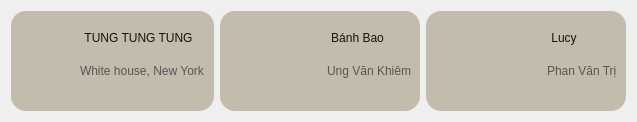
           <widget class="QWidget" name="widget_15" native="true">
            <property name="minimumSize">
             <size>
              <width>0</width>
              <height>100</height>
             </size>
            </property>
            <property name="maximumSize">
             <size>
              <width>16777215</width>
              <height>300</height>
             </size>
            </property>
            <layout class="QHBoxLayout" name="horizontalLayout_7">
             <item>
              <widget class="QWidget" name="widget_16" native="true">
               <property name="minimumSize">
                <size>
                 <width>200</width>
                 <height>100</height>
                </size>
               </property>
               <property name="maximumSize">
                <size>
                 <width>300</width>
                 <height>150</height>
                </size>
               </property>
               <property name="cursor">
                <cursorShape>PointingHandCursor</cursorShape>
               </property>
               <property name="styleSheet">
                <string notr="true">QWidget{
    background-color: #C3BBAB;
    border-radius: 15px;
}
QWidget:hover{
	background-color: #86aacc;
    border-radius: 15px;
}</string>
               </property>
               <layout class="QHBoxLayout" name="horizontalLayout_8">
                <item>
                 <widget class="QPushButton" name="btn_dog">
                  <property name="maximumSize">
                   <size>
                    <width>150</width>
                    <height>150</height>
                   </size>
                  </property>
                  <property name="baseSize">
                   <size>
                    <width>80</width>
                    <height>0</height>
                   </size>
                  </property>
                  <property name="cursor">
                   <cursorShape>PointingHandCursor</cursorShape>
                  </property>
                  <property name="styleSheet">
                   <string notr="true">border-radius: 15px;
 background-color: rgba(255, 0, 0, 0);</string>
                  </property>
                  <property name="text">
                   <string/>
                  </property>
                  <property name="icon">
                   <iconset>
                    <normaloff>../img/coffee.png</normaloff>../img/coffee.png</iconset>
                  </property>
                  <property name="iconSize">
                   <size>
                    <width>80</width>
                    <height>80</height>
                   </size>
                  </property>
                 </widget>
                </item>
                <item>
                 <widget class="QWidget" name="widget_19" native="true">
                  <property name="styleSheet">
                   <string notr="true"> background-color: rgba(255, 0, 0, 0);</string>
                  </property>
                  <layout class="QVBoxLayout" name="verticalLayout_7">
                   <property name="leftMargin">
                    <number>0</number>
                   </property>
                   <property name="topMargin">
                    <number>0</number>
                   </property>
                   <property name="rightMargin">
                    <number>0</number>
                   </property>
                   <property name="bottomMargin">
                    <number>0</number>
                   </property>
                   <item>
                    <widget class="QWidget" name="widget_23" native="true"/>
                   </item>
                   <item>
                    <widget class="QWidget" name="widget_21" native="true">
                     <property name="maximumSize">
                      <size>
                       <width>16777215</width>
                       <height>30</height>
                      </size>
                     </property>
                     <property name="cursor">
                      <cursorShape>PointingHandCursor</cursorShape>
                     </property>
                     <layout class="QHBoxLayout" name="horizontalLayout_10">
                      <property name="leftMargin">
                       <number>0</number>
                      </property>
                      <property name="topMargin">
                       <number>0</number>
                      </property>
                      <property name="rightMargin">
                       <number>0</number>
                      </property>
                      <property name="bottomMargin">
                       <number>0</number>
                      </property>
                      <item>
                       <widget class="QLabel" name="label_13">
                        <property name="maximumSize">
                         <size>
                          <width>20</width>
                          <height>20</height>
                         </size>
                        </property>
                        <property name="text">
                         <string/>
                        </property>
                        <property name="pixmap">
                         <pixmap>../img/icons8-male-64.png</pixmap>
                        </property>
                        <property name="scaledContents">
                         <bool>true</bool>
                        </property>
                       </widget>
                      </item>
                      <item alignment="Qt::AlignLeft">
                       <widget class="QPushButton" name="btn_dogName">
                        <property name="styleSheet">
                         <string notr="true">font: 14pt &quot;Bahnschrift&quot;;
color: #1b1209;</string>
                        </property>
                        <property name="text">
                         <string>TUNG TUNG TUNG</string>
                        </property>
                       </widget>
                      </item>
                     </layout>
                    </widget>
                   </item>
                   <item>
                    <widget class="QWidget" name="widget_20" native="true">
                     <property name="minimumSize">
                      <size>
                       <width>0</width>
                       <height>40</height>
                      </size>
                     </property>
                     <property name="maximumSize">
                      <size>
                       <width>16777215</width>
                       <height>40</height>
                      </size>
                     </property>
                     <layout class="QHBoxLayout" name="horizontalLayout_9">
                      <property name="leftMargin">
                       <number>0</number>
                      </property>
                      <property name="topMargin">
                       <number>0</number>
                      </property>
                      <property name="rightMargin">
                       <number>0</number>
                      </property>
                      <property name="bottomMargin">
                       <number>0</number>
                      </property>
                      <item>
                       <widget class="QLabel" name="label_14">
                        <property name="minimumSize">
                         <size>
                          <width>16</width>
                          <height>0</height>
                         </size>
                        </property>
                        <property name="maximumSize">
                         <size>
                          <width>16</width>
                          <height>16</height>
                         </size>
                        </property>
                        <property name="text">
                         <string/>
                        </property>
                        <property name="pixmap">
                         <pixmap>../img/location-50.png</pixmap>
                        </property>
                        <property name="scaledContents">
                         <bool>true</bool>
                        </property>
                       </widget>
                      </item>
                      <item>
                       <widget class="QLabel" name="label_15">
                        <property name="styleSheet">
                         <string notr="true">font: 9pt &quot;Bahnschrift&quot;;
color: #575556;</string>
                        </property>
                        <property name="text">
                         <string>White house, New York</string>
                        </property>
                       </widget>
                      </item>
                     </layout>
                    </widget>
                   </item>
                   <item>
                    <widget class="QWidget" name="widget_22" native="true"/>
                   </item>
                  </layout>
                 </widget>
                </item>
               </layout>
              </widget>
             </item>
             <item>
              <widget class="QWidget" name="widget_17" native="true">
               <property name="minimumSize">
                <size>
                 <width>200</width>
                 <height>100</height>
                </size>
               </property>
               <property name="maximumSize">
                <size>
                 <width>300</width>
                 <height>150</height>
                </size>
               </property>
               <property name="cursor">
                <cursorShape>PointingHandCursor</cursorShape>
               </property>
               <property name="styleSheet">
                <string notr="true">QWidget{
    background-color: #C3BBAB;
    border-radius: 15px;
}
QWidget:hover{
	background-color: #86aacc;
    border-radius: 15px;
}</string>
               </property>
               <layout class="QHBoxLayout" name="horizontalLayout_11">
                <item>
                 <widget class="QPushButton" name="btn_pet">
                  <property name="maximumSize">
                   <size>
                    <width>150</width>
                    <height>150</height>
                   </size>
                  </property>
                  <property name="baseSize">
                   <size>
                    <width>80</width>
                    <height>0</height>
                   </size>
                  </property>
                  <property name="cursor">
                   <cursorShape>PointingHandCursor</cursorShape>
                  </property>
                  <property name="styleSheet">
                   <string notr="true">border-radius: 15px;
 background-color: rgba(255, 0, 0, 0);</string>
                  </property>
                  <property name="text">
                   <string/>
                  </property>
                  <property name="icon">
                   <iconset>
                    <normaloff>../img/Avatar-cute-meo-fotor-2023072815852.png</normaloff>../img/Avatar-cute-meo-fotor-2023072815852.png</iconset>
                  </property>
                  <property name="iconSize">
                   <size>
                    <width>80</width>
                    <height>80</height>
                   </size>
                  </property>
                 </widget>
                </item>
                <item>
                 <widget class="QWidget" name="widget_24" native="true">
                  <property name="styleSheet">
                   <string notr="true"> background-color: rgba(255, 0, 0, 0);</string>
                  </property>
                  <layout class="QVBoxLayout" name="verticalLayout_8">
                   <property name="leftMargin">
                    <number>0</number>
                   </property>
                   <property name="topMargin">
                    <number>0</number>
                   </property>
                   <property name="rightMargin">
                    <number>0</number>
                   </property>
                   <property name="bottomMargin">
                    <number>0</number>
                   </property>
                   <item>
                    <widget class="QWidget" name="widget_25" native="true"/>
                   </item>
                   <item>
                    <widget class="QWidget" name="widget_27" native="true">
                     <property name="maximumSize">
                      <size>
                       <width>16777215</width>
                       <height>30</height>
                      </size>
                     </property>
                     <layout class="QHBoxLayout" name="horizontalLayout_12">
                      <property name="leftMargin">
                       <number>0</number>
                      </property>
                      <property name="topMargin">
                       <number>0</number>
                      </property>
                      <property name="rightMargin">
                       <number>0</number>
                      </property>
                      <property name="bottomMargin">
                       <number>0</number>
                      </property>
                      <item>
                       <widget class="QLabel" name="label_17">
                        <property name="maximumSize">
                         <size>
                          <width>20</width>
                          <height>20</height>
                         </size>
                        </property>
                        <property name="text">
                         <string/>
                        </property>
                        <property name="pixmap">
                         <pixmap>../img/icons8-female-64.png</pixmap>
                        </property>
                        <property name="scaledContents">
                         <bool>true</bool>
                        </property>
                       </widget>
                      </item>
                      <item alignment="Qt::AlignLeft">
                       <widget class="QPushButton" name="btn_petName">
                        <property name="cursor">
                         <cursorShape>PointingHandCursor</cursorShape>
                        </property>
                        <property name="styleSheet">
                         <string notr="true">font: 14pt &quot;Bahnschrift&quot;;
color: #1b1209;</string>
                        </property>
                        <property name="text">
                         <string>Bánh Bao</string>
                        </property>
                       </widget>
                      </item>
                     </layout>
                    </widget>
                   </item>
                   <item>
                    <widget class="QWidget" name="widget_28" native="true">
                     <property name="minimumSize">
                      <size>
                       <width>0</width>
                       <height>40</height>
                      </size>
                     </property>
                     <property name="maximumSize">
                      <size>
                       <width>16777215</width>
                       <height>40</height>
                      </size>
                     </property>
                     <layout class="QHBoxLayout" name="horizontalLayout_13">
                      <property name="leftMargin">
                       <number>0</number>
                      </property>
                      <property name="topMargin">
                       <number>0</number>
                      </property>
                      <property name="rightMargin">
                       <number>0</number>
                      </property>
                      <property name="bottomMargin">
                       <number>0</number>
                      </property>
                      <item>
                       <widget class="QLabel" name="label_19">
                        <property name="minimumSize">
                         <size>
                          <width>16</width>
                          <height>0</height>
                         </size>
                        </property>
                        <property name="maximumSize">
                         <size>
                          <width>16</width>
                          <height>16</height>
                         </size>
                        </property>
                        <property name="text">
                         <string/>
                        </property>
                        <property name="pixmap">
                         <pixmap>../img/location-50.png</pixmap>
                        </property>
                        <property name="scaledContents">
                         <bool>true</bool>
                        </property>
                       </widget>
                      </item>
                      <item>
                       <widget class="QLabel" name="label_20">
                        <property name="styleSheet">
                         <string notr="true">font: 9pt &quot;Bahnschrift&quot;;
color: #575556;</string>
                        </property>
                        <property name="text">
                         <string>Ung Văn Khiêm</string>
                        </property>
                       </widget>
                      </item>
                     </layout>
                    </widget>
                   </item>
                   <item>
                    <widget class="QWidget" name="widget_26" native="true"/>
                   </item>
                  </layout>
                 </widget>
                </item>
               </layout>
              </widget>
             </item>
             <item>
              <widget class="QWidget" name="widget_18" native="true">
               <property name="minimumSize">
                <size>
                 <width>200</width>
                 <height>100</height>
                </size>
               </property>
               <property name="maximumSize">
                <size>
                 <width>300</width>
                 <height>150</height>
                </size>
               </property>
               <property name="cursor">
                <cursorShape>PointingHandCursor</cursorShape>
               </property>
               <property name="styleSheet">
                <string notr="true">QWidget{
    background-color: #C3BBAB;
    border-radius: 15px;
}
QWidget:hover{
	background-color: #86aacc;
    border-radius: 15px;
}</string>
               </property>
               <layout class="QHBoxLayout" name="horizontalLayout_14">
                <item>
                 <widget class="QPushButton" name="btn_pet1">
                  <property name="maximumSize">
                   <size>
                    <width>150</width>
                    <height>150</height>
                   </size>
                  </property>
                  <property name="baseSize">
                   <size>
                    <width>80</width>
                    <height>0</height>
                   </size>
                  </property>
                  <property name="cursor">
                   <cursorShape>PointingHandCursor</cursorShape>
                  </property>
                  <property name="styleSheet">
                   <string notr="true">border-radius: 15px;
 background-color: rgba(255, 0, 0, 0);</string>
                  </property>
                  <property name="text">
                   <string/>
                  </property>
                  <property name="icon">
                   <iconset>
                    <normaloff>../../../../Documents/app_producer_advanced/PetAdoptionApp/img/meo-chinchilla-6-fotor-20230728151931.png</normaloff>../../../../Documents/app_producer_advanced/PetAdoptionApp/img/meo-chinchilla-6-fotor-20230728151931.png</iconset>
                  </property>
                  <property name="iconSize">
                   <size>
                    <width>80</width>
                    <height>80</height>
                   </size>
                  </property>
                 </widget>
                </item>
                <item>
                 <widget class="QWidget" name="widget_29" native="true">
                  <property name="styleSheet">
                   <string notr="true"> background-color: rgba(255, 0, 0, 0);</string>
                  </property>
                  <layout class="QVBoxLayout" name="verticalLayout_9">
                   <property name="leftMargin">
                    <number>0</number>
                   </property>
                   <property name="topMargin">
                    <number>0</number>
                   </property>
                   <property name="rightMargin">
                    <number>0</number>
                   </property>
                   <property name="bottomMargin">
                    <number>0</number>
                   </property>
                   <item>
                    <widget class="QWidget" name="widget_33" native="true"/>
                   </item>
                   <item>
                    <widget class="QWidget" name="widget_31" native="true">
                     <property name="maximumSize">
                      <size>
                       <width>16777215</width>
                       <height>30</height>
                      </size>
                     </property>
                     <layout class="QHBoxLayout" name="horizontalLayout_15">
                      <property name="leftMargin">
                       <number>0</number>
                      </property>
                      <property name="topMargin">
                       <number>0</number>
                      </property>
                      <property name="rightMargin">
                       <number>0</number>
                      </property>
                      <property name="bottomMargin">
                       <number>0</number>
                      </property>
                      <item>
                       <widget class="QLabel" name="label_21">
                        <property name="maximumSize">
                         <size>
                          <width>20</width>
                          <height>20</height>
                         </size>
                        </property>
                        <property name="text">
                         <string/>
                        </property>
                        <property name="pixmap">
                         <pixmap>../img/icons8-female-64.png</pixmap>
                        </property>
                        <property name="scaledContents">
                         <bool>true</bool>
                        </property>
                       </widget>
                      </item>
                      <item alignment="Qt::AlignLeft">
                       <widget class="QPushButton" name="btn_petName1">
                        <property name="cursor">
                         <cursorShape>ForbiddenCursor</cursorShape>
                        </property>
                        <property name="styleSheet">
                         <string notr="true">font: 14pt &quot;Bahnschrift&quot;;
color: #1b1209;</string>
                        </property>
                        <property name="text">
                         <string>Lucy</string>
                        </property>
                       </widget>
                      </item>
                     </layout>
                    </widget>
                   </item>
                   <item>
                    <widget class="QWidget" name="widget_30" native="true">
                     <property name="minimumSize">
                      <size>
                       <width>0</width>
                       <height>40</height>
                      </size>
                     </property>
                     <property name="maximumSize">
                      <size>
                       <width>16777215</width>
                       <height>40</height>
                      </size>
                     </property>
                     <layout class="QHBoxLayout" name="horizontalLayout_16">
                      <property name="leftMargin">
                       <number>0</number>
                      </property>
                      <property name="topMargin">
                       <number>0</number>
                      </property>
                      <property name="rightMargin">
                       <number>0</number>
                      </property>
                      <property name="bottomMargin">
                       <number>0</number>
                      </property>
                      <item>
                       <widget class="QLabel" name="label_23">
                        <property name="minimumSize">
                         <size>
                          <width>16</width>
                          <height>0</height>
                         </size>
                        </property>
                        <property name="maximumSize">
                         <size>
                          <width>16</width>
                          <height>16</height>
                         </size>
                        </property>
                        <property name="text">
                         <string/>
                        </property>
                        <property name="pixmap">
                         <pixmap>../img/location-50.png</pixmap>
                        </property>
                        <property name="scaledContents">
                         <bool>true</bool>
                        </property>
                       </widget>
                      </item>
                      <item>
                       <widget class="QLabel" name="label_24">
                        <property name="styleSheet">
                         <string notr="true">font: 9pt &quot;Bahnschrift&quot;;
color: #575556;</string>
                        </property>
                        <property name="text">
                         <string>Phan Văn Trị</string>
                        </property>
                       </widget>
                      </item>
                     </layout>
                    </widget>
                   </item>
                   <item>
                    <widget class="QWidget" name="widget_32" native="true"/>
                   </item>
                  </layout>
                 </widget>
                </item>
               </layout>
              </widget>
             </item>
            </layout>
           </widget>
